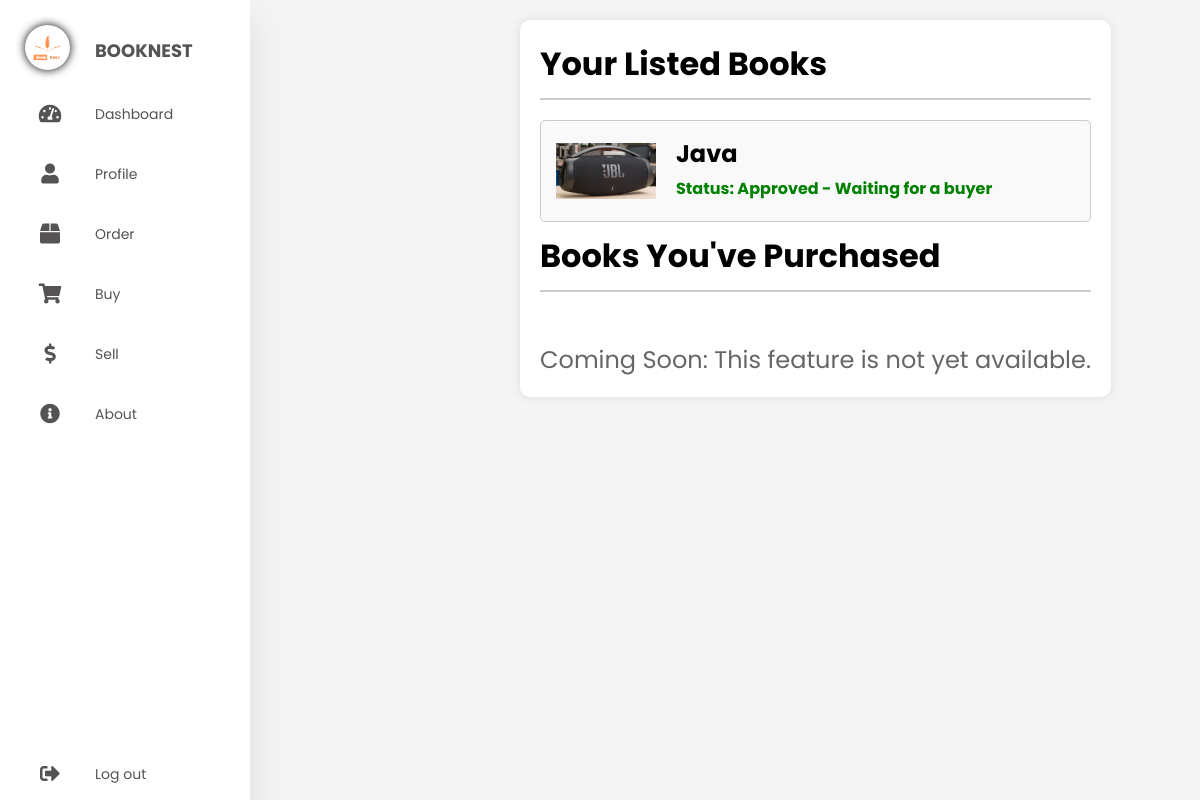
The app's page /View/order_section.php (signed in) with its own data.
### tables this page shows
CREATE TABLE `books` (
  `id` int(11) NOT NULL,
  `seller_name` varchar(100) NOT NULL,
  `email` varchar(100) NOT NULL,
  `book_category` varchar(50) NOT NULL,
  `level` varchar(50) DEFAULT NULL,
  `class` varchar(50) DEFAULT NULL,
  `book_name` varchar(255) NOT NULL,
  `author` varchar(255) NOT NULL,
  `price` decimal(10,2) NOT NULL,
  `discount` int(11) DEFAULT NULL,
  `isbn` varchar(20) DEFAULT NULL,
  `photo` varchar(255) DEFAULT NULL,
  `description` text DEFAULT NULL,
  `payment_method` varchar(50) NOT NULL,
  `bank_name` varchar(100) DEFAULT NULL,
  `account_number` varchar(50) DEFAULT NULL,
  `wallet_name` varchar(100) DEFAULT NULL,
  `wallet_number` varchar(50) DEFAULT NULL,
  `qr_code` varchar(255) DEFAULT NULL,
  `payment_reference` varchar(50) DEFAULT NULL,
  `status` enum('pending','approved','rejected') DEFAULT 'pending'
);

### View/order_section.php (the view, shortened to what this page needs)
<?php
include('../connection/connection.php');
$username = $_SESSION['username'];
function displayBook($row, $isSellSection) {
    $statusClass = '';
    $statusMessage = '';
    if ($isSellSection) {
        if ($row['status'] == 'approved') {
            $statusClass = 'status-approved';
            $statusMessage = 'Approved - Waiting for a buyer';
        } else if ($row['status'] == 'pending') {
            $statusClass = 'status-pending';
            $statusMessage = 'Pending admin approval';
            echo "<form action='cancel_order.php' method='POST' style='display:inline-block;'>";
            echo "<input type='hidden' name='book_id' value='" . htmlspecialchars($row['id']) . "'>";
            echo "<button type='submit'>Cancel Order</button>";
            echo "</form>";
        } else if ($row['buyer_purchased']) {
            $statusClass = 'status-sold';
            $statusMessage = 'Sold';
        }
    } else {
        $statusClass = 'status-purchased';
        $statusMessage = 'Purchased';
    }
    echo "<div class='book'>";
    echo "<img src='../uploads/" . htmlspecialchars($row['photo']) . "' alt='Book Photo'>";
    echo "<div>";
    echo "<h2>" . htmlspecialchars($row['book_name']) . "</h2>";
    echo "<p class='$statusClass'>Status: $statusMessage</p>";
    echo "</div>";
    echo "</div>";
}
?>
<!DOCTYPE html>
<html lang="en">
<head>
    <link rel="stylesheet" href="index.css" />
  <link rel="stylesheet" href="https://cdnjs.cloudflare.com/ajax/libs/font-awesome/5.15.4/css/all.min.css"/>
</head>
<body>
  <div class="container">
    <nav>
      <ul>
        <li><a href="dashboard.php" class="logo">
          <img src="../Photo/Black and Orange Simple Book Store Logo.png" alt="Logo">
          <span class="nav-item">BOOKNEST</span>
        </a></li>
        <li><a href="dashboard.php">
          <i class="fas fa-tachometer-alt"></i>
          <span class="nav-item">Dashboard</span>
        </a></li>
        <li><a href="profile.php">
          <i class="fas fa-user"></i>
          <span class="nav-item">Profile</span>
        </a></li>
        <li><a href="order_section.php">
          <i class="fas fa-box"></i>
          <span class="nav-item">Order</span>
        </a></li>
        <li><a href="buy.php">
          <i class="fas fa-shopping-cart"></i>
          <span class="nav-item">Buy</span>
        </a></li>
        <li><a href="sell.php">
          <i class="fas fa-dollar-sign"></i>
          <span class="nav-item">Sell</span>
        </a></li>
        <li><a href="about.php">
          <i class="fas fa-info-circle"></i>
          <span class="nav-item">About</span>
        </a></li>
        <li><a href="logout.php" class="logout">
          <i class="fas fa-sign-out-alt"></i>
          <span class="nav-item">Log out</span>
        </a></li>
      </ul>
    </nav>
</head>
<body>
    <div class="order-container">
        <h1 class="section-title">Your Listed Books</h1>
        <?php
        $sql = "SELECT * FROM books WHERE seller_name = ? AND status IN ('approved', 'pending')";
        $stmt = $conn->prepare($sql);
        $stmt->bind_param("s", $username);
        $stmt->execute();
        $result = $stmt->get_result();
        if ($result->num_rows > 0) {
            while($row = $result->fetch_assoc()) {
                displayBook($row, true);
            }
        } else {
            echo "<p>No books found in your sell section.</p>";
        }
        ?>
        <h1 class="section-title">Books You've Purchased</h1>
        <p class="coming-soon">Coming Soon: This feature is not yet available.</p>
    </div>
</body>
</html>

### View/index.css (style rules this page uses)
* { margin: 0; padding: 0; outline: none; border: none; text-decoration: none; box-sizing: border-box; font-family: "Poppins", sans-serif; }
body { background: #dfe9f5; }
.container { display: flex; }
nav { position: relative; top: 0; bottom: 0; height: 100vh; left: 0; background: #fff; width: 250px; overflow: hidden; box-shadow: 0 20px 35px rgba(0, 0, 0, 0.1); padding: 5px; position: fixed; }
.logo { text-align: center; display: flex; margin: 10px 0 0 10px; }
.logo img { width: 45px; height: 45px; border-radius: 50%; box-shadow: 0px 0px 10px black; }
.logo span { font-weight: bold; padding-left: 15px; font-size: 18px; text-transform: uppercase; }
a { position: relative; color: rgb(85, 83, 83); font-size: 14px; display: table; width: 280px; padding: 10px; }
nav .fas { position: relative; width: 70px; height: 40px; top: 14px; font-size: 20px; text-align: center; }
.nav-item { position: relative; top: 12px; margin-left: 10px; }
.logout { position: absolute; bottom: 0; }

### View/order_section.php (style rules this page uses)
body { font-family: Arial, sans-serif; background-color: #f4f4f4; margin: 0; padding: 20px; }
.order-container { max-width: 1000px; margin: auto; padding: 20px; background-color: #fff; border-radius: 10px; box-shadow: 0 0 10px rgba(0, 0, 0, 0.1); margin-left: 500px; }
.section-title { font-size: 2em; margin-bottom: 20px; border-bottom: 2px solid #ccc; padding-bottom: 10px; }
.book { border: 1px solid #ccc; padding: 15px; margin-bottom: 10px; border-radius: 5px; background-color: #f9f9f9; display: flex; align-items: center; }
.book img { max-width: 100px; margin-right: 20px; }
.book h2 { font-size: 1.5em; margin: 0; }
.book p { margin: 5px 0; }
.status-approved { color: green; font-weight: bold; }
.coming-soon { font-size: 1.5em; color: #666; text-align: center; margin-top: 50px; }

### records on screen
books: photo (picture), book_name "Java", status "Approved - Waiting for a buyer"
